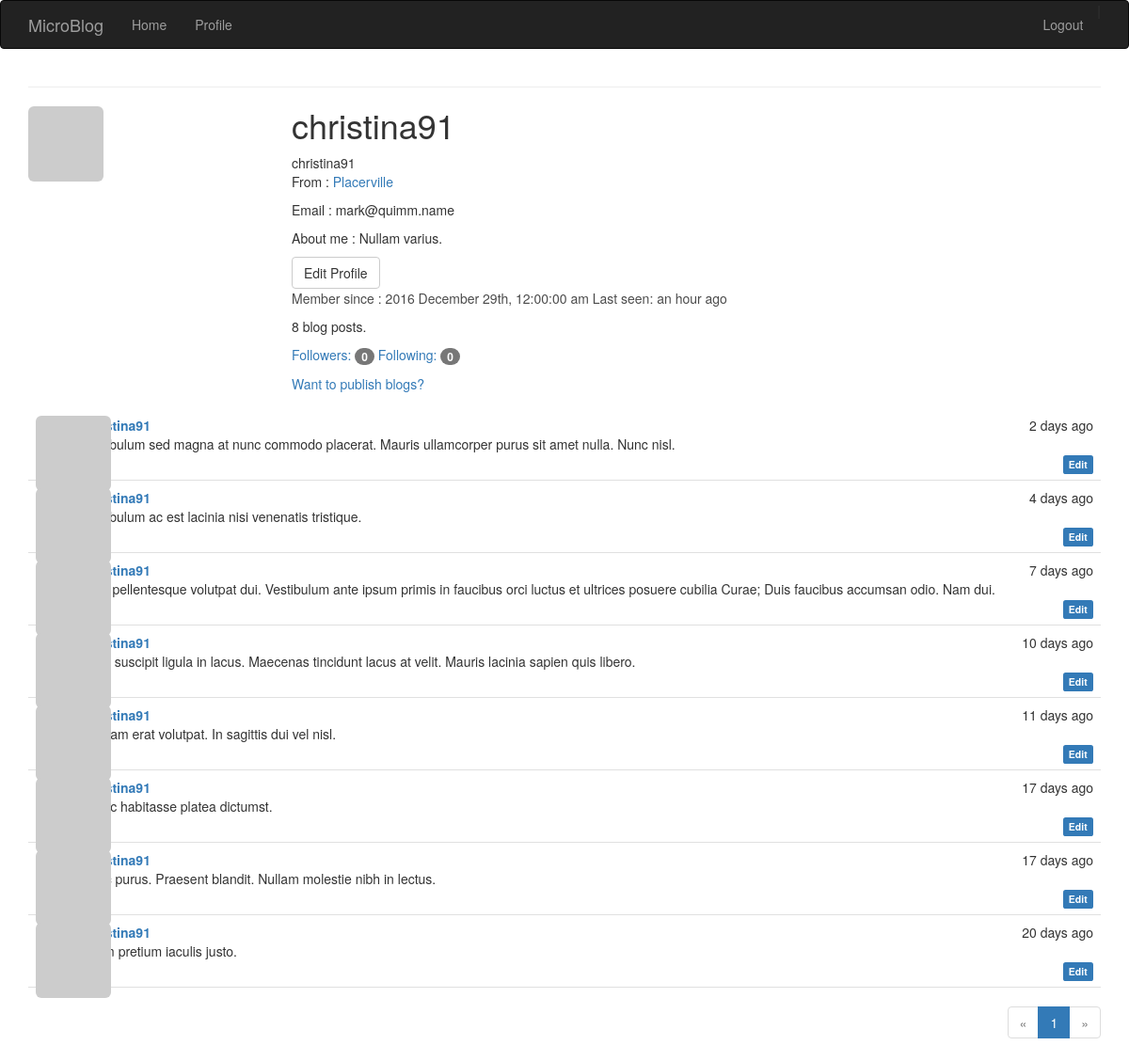
Screenshot of /user/71 (signed in) with the database file from the repository.
### app/models.py (models this page shows, shortened)
class User(db.Model):
    id = db.Column(db.Integer, primary_key = True)
    name = db.Column(db.String(64), index = True, unique = True)
    email = db.Column(db.String(120), index = True, unique = True)
    role_id = db.Column(db.Integer, db.ForeignKey('role.id'))
    password_hash = db.Column(db.String(128))
    posts = db.relationship('Post', backref = 'author', lazy = 'dynamic')
    location = db.Column(db.String(64))
    about_me = db.Column(db.String(140))
    member_since = db.Column(db.DateTime(), default=datetime.now)
    last_seen = db.Column(db.DateTime(), default=datetime.now)
    avatar_hash = db.Column(db.String(32))
    followed = db.relationship('Follow',
                               foreign_keys=[Follow.follower_id],
                               backref=db.backref('follower', lazy='joined'),
                               lazy='dynamic',
                               cascade='all, delete-orphan')
    followers = db.relationship('Follow',
                                foreign_keys=[Follow.followed_id],
                                backref=db.backref('followed', lazy='joined'),
                                lazy='dynamic',
                                cascade='all, delete-orphan')
    def gravatar(self, size=100, default='identicon', rating='g'):
        if request.is_secure:
            url = 'https://secure.gravatar.com/avatar'
        else:
            url = 'http://www.gravatar.com/avatar'
        hash = self.avatar_hash or hashlib.md5(
            self.email.encode('utf-8')).hexdigest()
        return '{url}/{hash}?s={size}&d={default}&r={rating}'.format(
            url=url, hash=hash, size=size, default=default, rating=rating)
    @property
    def password(self):
        raise AttributeError('password is not a readable attribute')

class Post(db.Model):
    id = db.Column(db.Integer, primary_key = True)
    body = db.Column(db.String(140))
    timestamp = db.Column(db.DateTime(), default=datetime.now)
    user_id = db.Column(db.Integer, db.ForeignKey('user.id'))

### app/views.py (the view)
@app.route('/user/<int:user_id>', methods = ['GET', 'POST'])
@login_required
def users(user_id):
    user = User.query.filter_by(id = user_id).first()
    if user is None:
        flash('The user is not exist!')
        return render_template('404.html')
    page = request.args.get('page', 1, type=int)
    pagination = user.posts.order_by(Post.timestamp.desc()).paginate(
        page, per_page=current_app.config['FLASKY_POSTS_PER_PAGE'],
        error_out=False)
    blogs = pagination.items
    return render_template(
        'user.html',
        user = user,
        posts = blogs,
        pagination = pagination)

### app/views.py (called while the page is built)
@lm.user_loader
def load_user(user_id):
    return User.query.get(int(user_id))

### app/templates/user.html (shortened to what this page needs)
{% extends "base.html" %}
{% import "_macros.html" as macros %}
{% block page_content %}
<div calss="page-header">
<img class="img-rounded profile-thumbnail" src="{{ user.gravatar(size=256) }}">
<div class="profile-header">
<h1>{{ user.name }}</h1>
{% if user.name or user.location %}
        <p>
            {% if user.name %}{{ user.name }}<br>{% endif %}
            {% if user.location %}
                From : <a href="https://maps.google.com/?q={{ user.location }}">{{ user.location }}</a><br>
            {% endif %}
        </p>
{% endif %}
<p>Email : {{ user.email }}</p>
<p>About me : {{ user.about_me }}</p>
{% if user == current_user %}
<a class="btn btn-default" href="{{ url_for('edit_profile', user_id = current_user.id) }}">
    Edit Profile
</a>
{% endif %}
<p style="color:#4c4c4c;">
Member since : {{ moment(user.member_since).format('YYYY MMMM Do, h:mm:ss a') }}
    Last seen: {{ moment(user.last_seen).fromNow() }}
</p>
<p>{{ user.posts.count() }} blog posts. </p>
<p>
<a href="{{ url_for('followers', name=user.name) }}">Followers: <span class="badge">{{ user.followers.count() - 1 }}</span></a>
<a href="{{ url_for('followed_by', name=user.name) }}">Following: <span class="badge">{{ user.followed.count() - 1 }}</span></a>
</p>
{% if user == current_user %}
<a href="{{ url_for('publish', user_id=user.id) }}">Want to publish blogs?</a>
{% endif %}
</div>
</div>
<div class="post-tabs">
{% include '_posts.html' %}
</div>
{% if pagination %}
<div class="pagination">
    {{ macros.pagination_widget(pagination, 'users', user_id = user.id) }}
</div>
{% endif %}
{% endblock %}

### app/templates/base.html (shortened to what this page needs)
{% extends "bootstrap/base.html" %}
{% block head %}
{{ super() }}
<link rel="stylesheet" type="text/css" href="{{ url_for('static', filename='styles.css') }}">
{% endblock %}
{% block navbar %}
<div class="navbar navbar-inverse" role="navigation">
    <div class="container">
        <div class="navbar-header">
            <a class="navbar-brand" href="/">
                MicroBlog
            </a>
        </div>
        <div class="navbar-collapse collapse">
            <ul class="nav navbar-nav">
                <li>
                    <a href="{{ url_for('index') }}">
                        Home
                    </a>
                </li>
                {% if current_user.is_authenticated %}
                <li>
                    <a href="{{ url_for('users', user_id=current_user.id) }}">
                        Profile
                    </a>
                </li>
                {% endif %}
            </ul>
            <ul class="nav navbar-nav navbar-right">
                {% if not current_user.is_authenticated %}
                |
                <li>
                    <a href="{{ url_for('login') }}">
                        Log in
                    </a>
                </li>
                or
                <li>
                    <a href="{{ url_for('sign_up') }}">
                        Sign up
                    </a>
                </li>
                {% else %}
                <li>
                    <a href="{{ url_for('logout') }}">
                        Logout
                    </a>
                </li>
                {% endif %}
            </ul>
        </div>
    </div>
</div>
{% endblock %}
{% block content %}
<div class="container">
{% block message %}
    <hr />
{% endblock %}
{% block page_content %}{% endblock %}
</div>
{% endblock %}

### app/templates/_macros.html
{% macro pagination_widget(pagination, endpoint, fragment='') %}
<ul class="pagination">
    <li{% if not pagination.has_prev %} class="disabled"{% endif %}>
        <a href="{% if pagination.has_prev %}{{ url_for(endpoint, page=pagination.prev_num, **kwargs) }}{{ fragment }}{% else %}#{% endif %}">
            &laquo;
        </a>
    </li>
    {% for p in pagination.iter_pages() %}
        {% if p %}
            {% if p == pagination.page %}
            <li class="active">
                <a href="{{ url_for(endpoint, page = p, **kwargs) }}{{ fragment }}">{{ p }}</a>
            </li>
            {% else %}
            <li>
                <a href="{{ url_for(endpoint, page = p, **kwargs) }}{{ fragment }}">{{ p }}</a>
            </li>
            {% endif %}
        {% else %}
        <li class="disabled"><a href="#">&hellip;</a></li>
        {% endif %}
    {% endfor %}
    <li{% if not pagination.has_next %} class="disabled"{% endif %}>
        <a href="{% if pagination.has_next %}{{ url_for(endpoint, page=pagination.next_num, **kwargs) }}{{ fragment }}{% else %}#{% endif %}">
            &raquo;
        </a>
    </li>
</ul>
{% endmacro %}

### app/templates/_posts.html
<ul class="posts">
    {% for post in posts %}
    <li class="post">
        <div class="post-thumbnail">
            {% if current_user.is_authenticated %}
            <a href="{{ url_for('users', user_id = post.author.id) }}">
            <img class="img-rounded profile-thumbnail" src="{{ post.author.gravatar(size=40) }}">
            </a>
            {% else %}
            <a><img class="img-rounded profile-thumbnail" src="{{ post.author.gravatar(size=40) }}"></a>
            {% endif %}
        </div>
        <div class="post-content">
            <div class="post-date">{{ moment(post.timestamp).fromNow() }}</div>
            <div class="post-author">
            {% if current_user.is_authenticated %}
            <a href="{{ url_for('users', user_id = post.author.id) }}">{{ post.author.name }}</a>
            {% else %}
            {{ post.author.name }}
            {% endif %}
            </div>
            <div class="post-body">
                {% if post.body_html %}
                    {{ post.body_html | safe }}
                {% else %}
                    {{ post.body }}
                {% endif %}
            </div>
            <div class="post-footer">
                {% if current_user == post.author %}
                <a href="{{ url_for('edit', id=post.id) }}">
                    <span class="label label-primary">Edit</span>
                </a>
                {% endif %}
            </div>
        </div>
    </li>
    {% endfor %}
</ul>

### app/static/styles.css (style rules this page uses)
.profile-thumbnail { position: absolute; }
.profile-header { min-height: 260px; margin-left: 280px; }
div.post-tabs { margin-top: 16px; }
ul.posts { list-style-type: none; padding: 0px; margin: 16px 0px 0px 0px; border-top: 1px solid #e0e0e0; }
div.post-tabs ul.posts { margin: 0px; border-top: none; }
ul.posts li.post { padding: 8px; border-bottom: 1px solid #e0e0e0; }
div.post-date { float: right; }
div.post-author { font-weight: bold; }
div.post-thumbnail { position: absolute; }
div.post-content { margin-left: 48px; min-height: 48px; }
div.post-footer { text-align: right; }
div.pagination { width: 100%; text-align: right; padding: 0px; margin: 0px; }

### rows the page displays
User: name "christina91", location "Placerville", email "mark@quimm.name", about_me "Nullam varius.", member_since "2016 December 29th, 12:00:00 am", last_seen "an hour ago"
Post: timestamp "2 days ago", author.name "christina91", body "Vestibulum sed magna at nunc commodo placerat. Mauris ullamcorper purus sit amet nulla. Nunc nisl."
Post: timestamp "4 days ago", author.name "christina91", body "Vestibulum ac est lacinia nisi venenatis tristique."
Post: timestamp "7 days ago", author.name "christina91", body "Cras pellentesque volutpat dui. Vestibulum ante ipsum primis in faucibus orci luctus et ultrices posuere cubilia Curae; Duis faucibus accumsan odio. Nam dui."
Post: timestamp "10 days ago", author.name "christina91", body "Nulla suscipit ligula in lacus. Maecenas tincidunt lacus at velit. Mauris lacinia sapien quis libero."
Post: timestamp "11 days ago", author.name "christina91", body "Aliquam erat volutpat. In sagittis dui vel nisl."
Post: timestamp "17 days ago", author.name "christina91", body "In hac habitasse platea dictumst."
Post: timestamp "17 days ago", author.name "christina91", body "Nunc purus. Praesent blandit. Nullam molestie nibh in lectus."
Post: timestamp "20 days ago", author.name "christina91", body "Etiam pretium iaculis justo."

### other values shown
{{ user.posts.count() }} "8"
{{ user.followers.count() - 1 }} "0"
{{ user.followed.count() - 1 }} "0"
{{ p }} "1"
